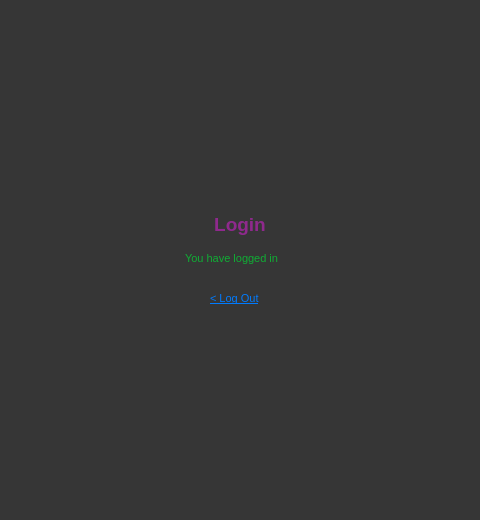
<?xml version="1.0" encoding="UTF-8"?>
<ui version="4.0">
 <class>Dialog</class>
 <widget class="QDialog" name="Dialog">
  <property name="geometry">
   <rect>
    <x>0</x>
    <y>0</y>
    <width>480</width>
    <height>520</height>
   </rect>
  </property>
  <property name="windowTitle">
   <string>Dialog</string>
  </property>
  <property name="styleSheet">
   <string notr="true">background-color: rgb(54, 54, 54);</string>
  </property>
  <widget class="QLabel" name="label">
   <property name="geometry">
    <rect>
     <x>40</x>
     <y>100</y>
     <width>400</width>
     <height>100</height>
    </rect>
   </property>
   <property name="text">
    <string/>
   </property>
   <property name="pixmap">
    <pixmap>../../Downloads/lgo.png</pixmap>
   </property>
  </widget>
  <widget class="QLabel" name="label_4">
   <property name="geometry">
    <rect>
     <x>190</x>
     <y>210</y>
     <width>100</width>
     <height>30</height>
    </rect>
   </property>
   <property name="text">
    <string>&lt;html&gt;&lt;head/&gt;&lt;body&gt;&lt;p align=&quot;center&quot;&gt;&lt;span style=&quot; font-size:14pt; font-weight:600; color:#8f298d;&quot;&gt;Login&lt;/span&gt;&lt;/p&gt;&lt;/body&gt;&lt;/html&gt;</string>
   </property>
  </widget>
  <widget class="QLabel" name="label_3">
   <property name="geometry">
    <rect>
     <x>185</x>
     <y>250</y>
     <width>110</width>
     <height>17</height>
    </rect>
   </property>
   <property name="styleSheet">
    <string notr="true">color: rgb(255, 0, 4);
 font-size: 8pt;</string>
   </property>
   <property name="text">
    <string>&lt;html&gt;&lt;head/&gt;&lt;body&gt;&lt;p&gt;&lt;span style=&quot; color:#0fad34;&quot;&gt;You have logged in&lt;/span&gt;&lt;/p&gt;&lt;/body&gt;&lt;/html&gt;</string>
   </property>
  </widget>
  <widget class="QPushButton" name="LogOut">
   <property name="geometry">
    <rect>
     <x>210</x>
     <y>290</y>
     <width>61</width>
     <height>16</height>
    </rect>
   </property>
   <property name="styleSheet">
    <string notr="true">QPushButton#LogOut {
    background-color: transparent; /* Keep this */
    border: none;                /* Keep this */
    color: #007bff;
    text-decoration: underline;
    font-size: 8pt;
    text-align: left;
    /* This next line is often the magic bullet for stubborn backgrounds */
    qproperty-flat: true; /* This explicitly sets the flat property via stylesheet */
}

QPushButton#LogOut:hover {
    color: #0056b3;
    text-decoration: underline;
}</string>
   </property>
   <property name="text">
    <string>&lt; Log Out</string>
   </property>
  </widget>
 </widget>
 <resources/>
 <connections/>
</ui>
